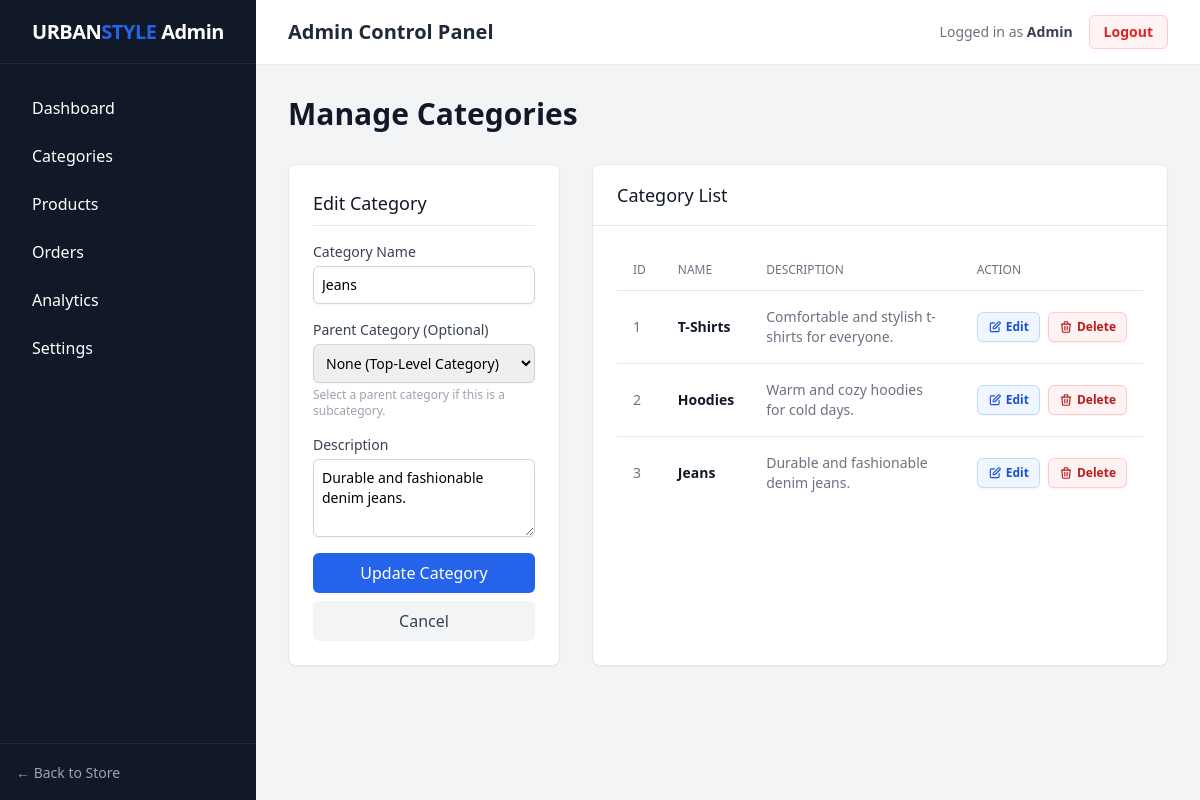
The page /admin/categories.php?edit=3 (signed in) on the database its author committed.
### tables this page shows
CREATE TABLE IF NOT EXISTS categories (
    id INT AUTO_INCREMENT PRIMARY KEY,
    parent_id INT NULL DEFAULT NULL,
    name VARCHAR(100) NOT NULL,
    description TEXT,
    created_at TIMESTAMP DEFAULT CURRENT_TIMESTAMP,
    FOREIGN KEY (parent_id) REFERENCES categories(id) ON DELETE CASCADE
);

### admin/categories.php (the view, shortened to what this page needs)
<?php
require_once '../config/database.php';
$edit_category = null;
if(isset($_GET['edit'])) {
    $edit_id = (int)$_GET['edit'];
    $edit_query = mysqli_query($conn, "SELECT * FROM categories WHERE id = $edit_id");
    if(mysqli_num_rows($edit_query) > 0) {
        $edit_category = mysqli_fetch_assoc($edit_query);
    }
}
require_once 'includes/header.php';
$categories = mysqli_query($conn, "
    SELECT c1.*, c2.name as parent_name
    FROM categories c1
    LEFT JOIN categories c2 ON c1.parent_id = c2.id
    ORDER BY COALESCE(c1.parent_id, c1.id) ASC, c1.parent_id IS NOT NULL ASC, c1.name ASC
");
?>
<div class="flex justify-between items-center mb-8">
    <h1 class="text-3xl font-bold text-gray-900">Manage Categories</h1>
</div>
<div class="grid grid-cols-1 lg:grid-cols-3 gap-8">
    <div class="bg-white rounded-lg shadow-sm border border-gray-200 p-6 lg:col-span-1 h-fit">
        <h3 class="text-lg font-medium text-gray-900 mb-4 border-b pb-2">
            <?php echo $edit_category ? 'Edit Category' : 'Add New Category'; ?>
        </h3>
        <form action="categories.php" method="POST">
            <div class="mb-4">
                <label class="block text-sm font-medium text-gray-700">Category Name</label>
                <input type="text" name="name" required value="<?php echo $edit_category ? htmlspecialchars($edit_category['name']) : ''; ?>" class="mt-1 block w-full rounded-md border-gray-300 shadow-sm focus:border-accent focus:ring-accent sm:text-sm p-2 border">
            </div>
            <div class="mb-4">
                <label class="block text-sm font-medium text-gray-700">Parent Category (Optional)</label>
                <select name="parent_id" class="mt-1 block w-full rounded-md border-gray-300 shadow-sm focus:border-accent focus:ring-accent sm:text-sm p-2 border">
                    <option value="">None (Top-Level Category)</option>
                    <?php
                    $parent_categories = mysqli_query($conn, "SELECT * FROM categories WHERE parent_id IS NULL ORDER BY name ASC");
                    ?>
                </select>
                <p class="mt-1 text-xs text-gray-400">Select a parent category if this is a subcategory.</p>
            </div>
            <div class="mb-4">
                <label class="block text-sm font-medium text-gray-700">Description</label>
                <textarea name="description" rows="3" class="mt-1 block w-full rounded-md border-gray-300 shadow-sm focus:border-accent focus:ring-accent sm:text-sm p-2 border"><?php echo $edit_category ? htmlspecialchars($edit_category['description']) : ''; ?></textarea>
            </div>
            <?php if($edit_category): ?>
                <button type="submit" name="update_category" class="w-full bg-accent text-white py-2 px-4 rounded-md hover:bg-blue-700 font-medium transition-colors mb-2">Update Category</button>
                <a href="categories.php" class="block w-full text-center bg-gray-100 text-gray-700 py-2 px-4 rounded-md hover:bg-gray-200 font-medium transition-colors">Cancel</a>
            <?php else: ?>
                <button type="submit" name="add_category" class="w-full bg-accent text-white py-2 px-4 rounded-md hover:bg-blue-700 font-medium transition-colors">Add Category</button>
            <?php endif; ?>
        </form>
    </div>
    <div class="bg-white rounded-lg shadow-sm border border-gray-200 lg:col-span-2">
        <div class="px-6 py-4 border-b border-gray-200">
            <h3 class="text-lg font-medium text-gray-900">Category List</h3>
        </div>
        <div class="p-6 overflow-x-auto">
            <table class="min-w-full divide-y divide-gray-200">
                <thead>
                    <tr>
                        <th class="px-4 py-3 text-left text-xs font-medium text-gray-500 uppercase">ID</th>
                        <th class="px-4 py-3 text-left text-xs font-medium text-gray-500 uppercase">Name</th>
                        <th class="px-4 py-3 text-left text-xs font-medium text-gray-500 uppercase">Description</th>
                        <th class="px-4 py-3 text-left text-xs font-medium text-gray-500 uppercase">Action</th>
                    </tr>
                </thead>
                <tbody class="divide-y divide-gray-200">
                    <?php while($cat = mysqli_fetch_assoc($categories)): ?>
                    <tr class="<?php echo $cat['parent_id'] ? 'bg-gray-50/50' : 'bg-white'; ?>">
                        <td class="px-4 py-4 text-sm text-gray-500"><?php echo $cat['id']; ?></td>
                        <td class="px-4 py-4 text-sm font-medium text-gray-900">
                            <?php if($cat['parent_id']): ?>
                                <span class="text-gray-400 font-normal pl-4 mr-1">└─ </span>
                                <span class="text-gray-700 italic"><?php echo htmlspecialchars($cat['name']); ?></span>
                            <?php else: ?>
                                <span class="font-semibold text-gray-900"><?php echo htmlspecialchars($cat['name']); ?></span>
                            <?php endif; ?>
                        </td>
                        <td class="px-4 py-4 text-sm text-gray-500">
                            <?php echo htmlspecialchars($cat['description']); ?>
                        </td>
                        <td class="px-4 py-4 text-sm font-medium whitespace-nowrap">
                            <div class="flex items-center space-x-2">
                                <a href="categories.php?edit=<?php echo $cat['id']; ?>" class="inline-flex items-center gap-1 px-2.5 py-1.5 bg-blue-50 text-blue-700 hover:bg-blue-100 border border-blue-200 hover:border-blue-300 rounded-md text-xs font-semibold shadow-sm transition-all duration-200">
                                    <svg class="w-3.5 h-3.5" fill="none" stroke="currentColor" viewBox="0 0 24 24" xmlns="http://www.w3.org/2000/svg">
                                        <path stroke-linecap="round" stroke-linejoin="round" stroke-width="2" d="M11 5H6a2 2 0 00-2 2v11a2 2 0 002 2h11a2 2 0 002-2v-5m-1.414-9.414a2 2 0 112.828 2.828L11.828 15H9v-2.828l8.586-8.586z"></path>
                                    </svg>
                                    Edit
                                </a>
                                <a href="categories.php?delete=<?php echo $cat['id']; ?>" onclick="return confirm('Deleting a category will delete all its products. Are you sure?')" class="inline-flex items-center gap-1 px-2.5 py-1.5 bg-red-50 text-red-700 hover:bg-red-100 border border-red-200 hover:border-red-300 rounded-md text-xs font-semibold shadow-sm transition-all duration-200">
                                    Delete
                                </a>
                            </div>
                        </td>
                    </tr>
                    <?php endwhile; ?>
                </tbody>
            </table>
        </div>
    </div>
</div>
<?php require_once 'includes/footer.php'; ?>

### rows shown on the page
categories: name "Jeans", description "Durable and fashionable denim jeans.", id "3"
categories: id "1", name "T-Shirts", description "Comfortable and stylish t-shirts for everyone."
categories: id "2", name "Hoodies", description "Warm and cozy hoodies for cold days."

### other values the page prints
$_SESSION['admin_username'] "Admin"
